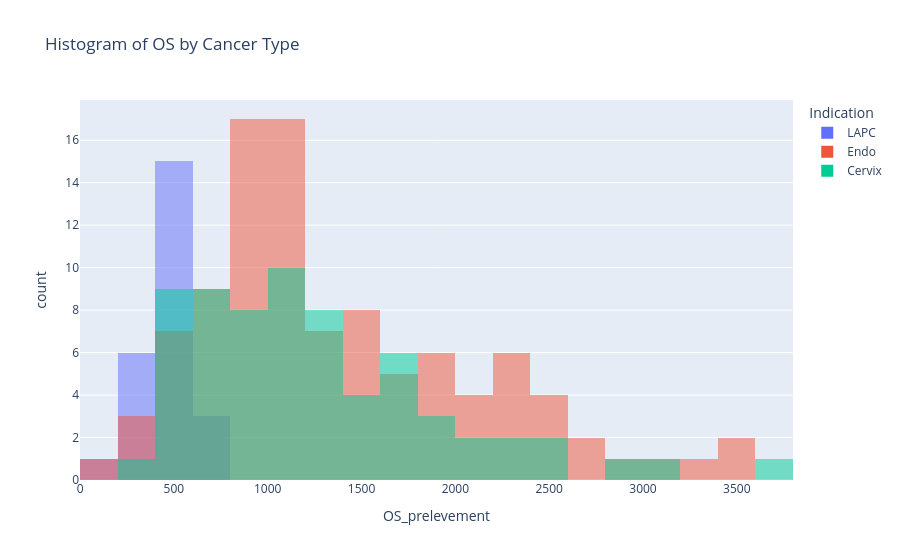

Source (notebook cell):
### Code cell
px.histogram(clinical_data, "OS_prelevement", color="Indication", barmode="overlay", title="Histogram of OS by Cancer Type")

### Figure 1 — Plotly figure (JSON) as saved in the notebook; plotly's stock layout.template omitted (floating-point values rounded to 4 significant figures)
{"data": [{"bingroup": "x", "hovertemplate": "Indication=LAPC<br>OS_prelevement=%{x}<br>count=%{y}<extra></extra>", "legendgroup": "LAPC", "marker": {"color": "#636efa", "opacity": 0.5, "pattern": {"shape": ""}}, "name": "LAPC", "orientation": "v", "showlegend": true, "type": "histogram", "x": [643, 550, 372, 531, 651, 401, 477, 576, 155, 691, 532, 377, 425, 592, 516, 568, 553, 251, 489, 418, 413, 504, 337, 342, 344], "xaxis": "x", "yaxis": "y"}, {"bingroup": "x", "hovertemplate": "Indication=Endo<br>OS_prelevement=%{x}<br>count=%{y}<extra></extra>", "legendgroup": "Endo", "marker": {"color": "#EF553B", "opacity": 0.5, "pattern": {"shape": ""}}, "name": "Endo", "orientation": "v", "showlegend": true, "type": "histogram", "x": [1450, 135, 426, 540, 890, 569, 2086, 1606, 816, 3531, 1004, 1213, 682, 937, 382, 1103, 591, 1102, 1557, 774, 1467, 1978, 1691, 771, 3034, 1339, 217, 1138, 2980, 1116, 1090, 1522, 2128, 2269, 2296, 2133, 1870, 930, 1082, 1078, 2291, 455, 901, 3532, 3280, 2011, 1288, 836, 630, 2321, 696, 1162, 805, 880, 852, 775, 860, 2220, 1406, 1807, 903, 1622, 2484, 1076, 807, 499, 1833, 1273, 950, 2429, 865, 1353, 1539, 1615, 1034, 1034, 1999, 2635, 1559, 1826, 935, 553, 1576, 686, 1147, 1239, 1028, 704, 246, 907, 2439, 1389, 1151, 2203, 1025, 1669, 2562, 1106, 894, 704, 2669], "xaxis": "x", "yaxis": "y"}, {"bingroup": "x", "hovertemplate": "Indication=Cervix<br>OS_prelevement=%{x}<br>count=%{y}<extra></extra>", "legendgroup": "Cervix", "marker": {"color": "#00cc96", "opacity": 0.5, "pattern": {"shape": ""}}, "name": "Cervix", "orientation": "v", "showlegend": true, "type": "histogram", "x": [2415, 439, 575, 1023, 866, 589, 464, 780, 658, 2443, 2237, 1134, 3055, 536, 632, 1801, 987, 458, 1307, 1681, 1304, 1194, 680, 3761, 1468, 1903, 1899, 2934, 1730, 699, 838, 2274, 724, 388, 951, 941, 1034, 1450, 1057, 642, 1406, 877, 1355, 562, 1657, 510, 894, 541, 1721, 2035, 1167, 1185, 1642, 1357, 925, 757, 1382, 1020, 1235, 1694, 1380, 1442, 1074, 2004, 1158, 615, 1209], "xaxis": "x", "yaxis": "y"}], "layout": {"barmode": "overlay", "legend": {"title": {"text": "Indication"}, "tracegroupgap": 0}, "title": {"text": "Histogram of OS by Cancer Type"}, "xaxis": {"anchor": "y", "domain": [0, 1], "title": {"text": "OS_prelevement"}}, "yaxis": {"anchor": "x", "domain": [0, 1], "title": {"text": "count"}}}}
